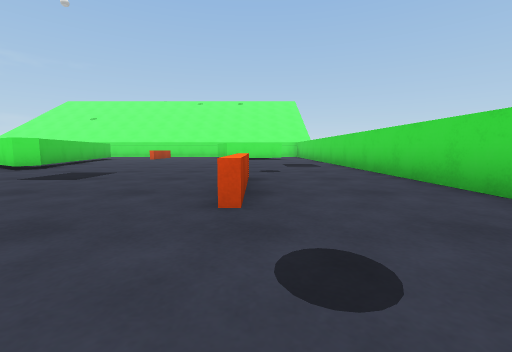
[1] (above)

21 first-person views from a walk through a scene from a Unity 3-D project. The camera is 0.51 m above the floor, tilts 6° down and sees 90° across. The floor is counted in squares, 1 m on a side. Each view is taken from the middle of a square. On the plan, view 1 faces up. The plan holds only what a view shows up to about 9 squares ahead; the rest is blank. The place goes on beyond the plan. The player is left out. Surface patterns are stand-ins for the level's own textures.

[2]
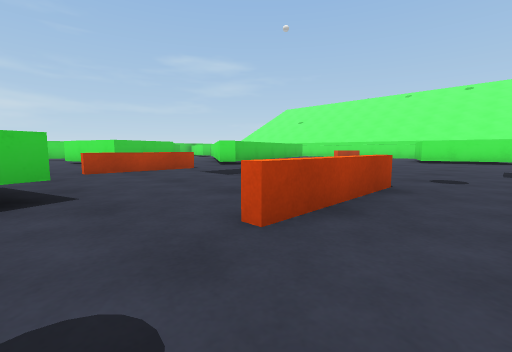

[3]
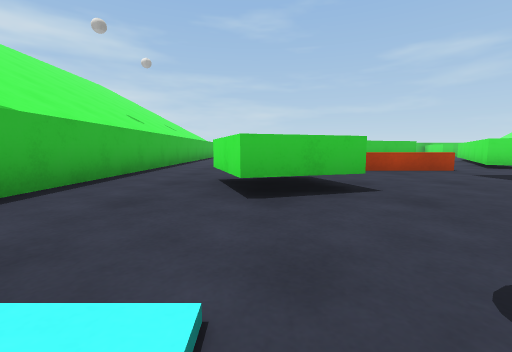

[4]
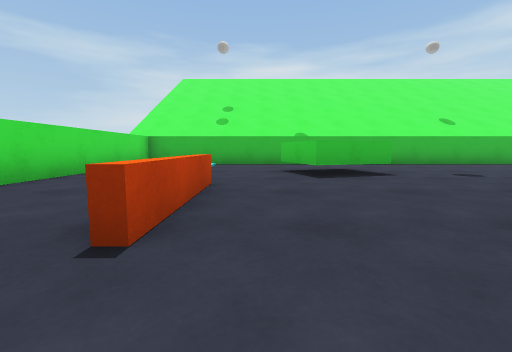

[5]
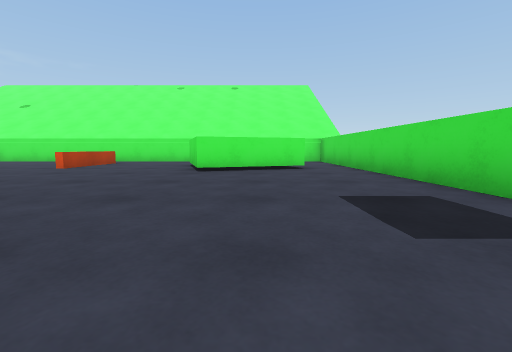

[6]
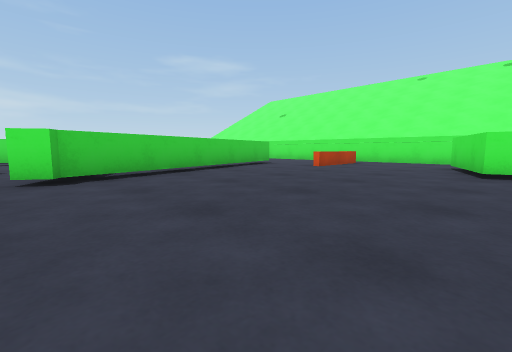

[7]
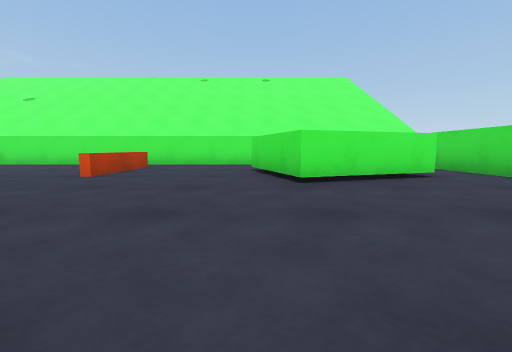

[8]
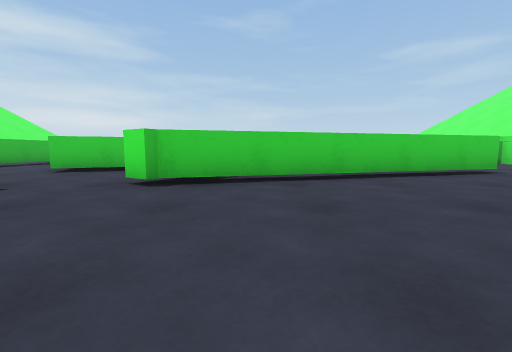

[9]
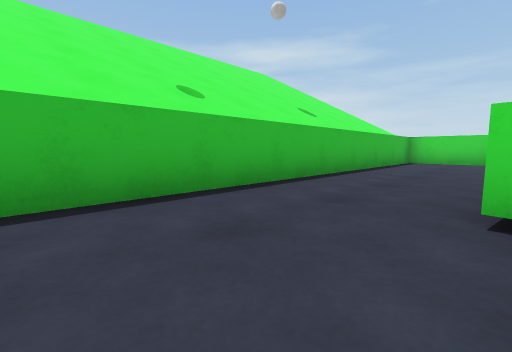

[10]
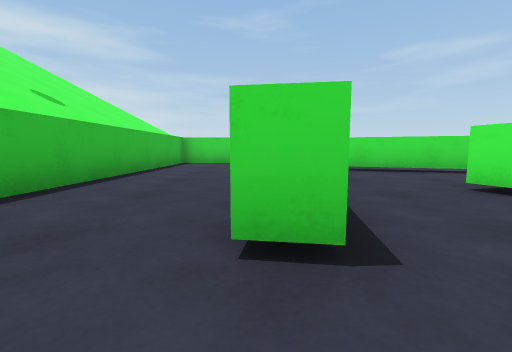

[11]
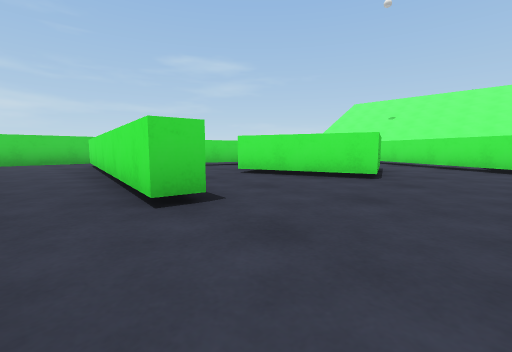

[12]
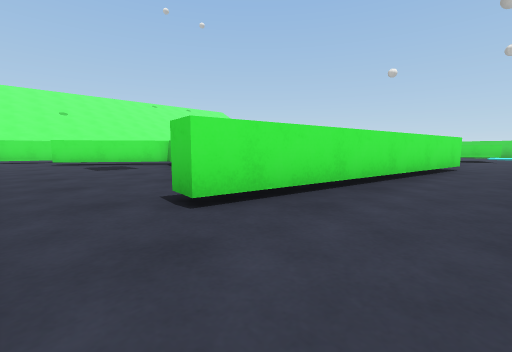

[13]
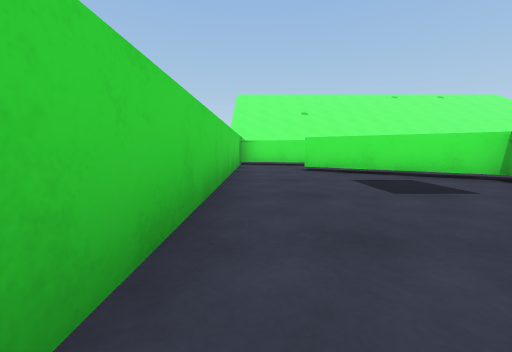

[14]
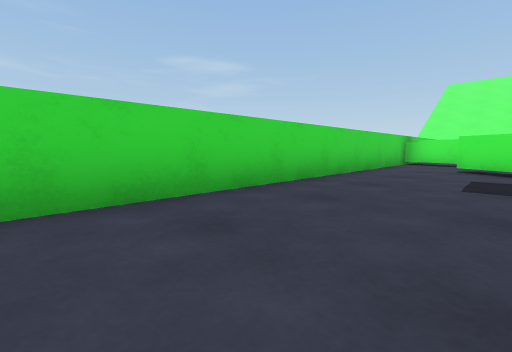

[15]
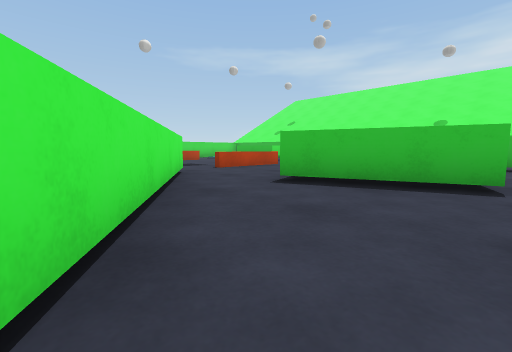

[16]
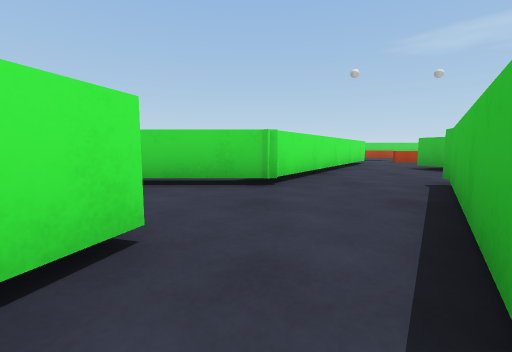

[17]
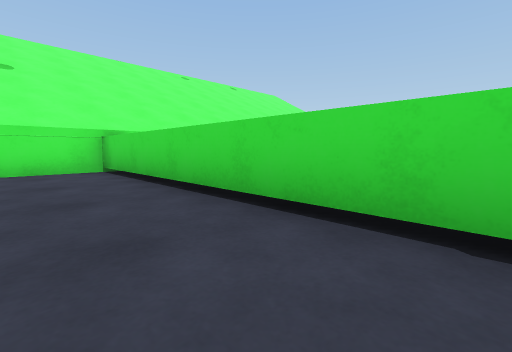

[18]
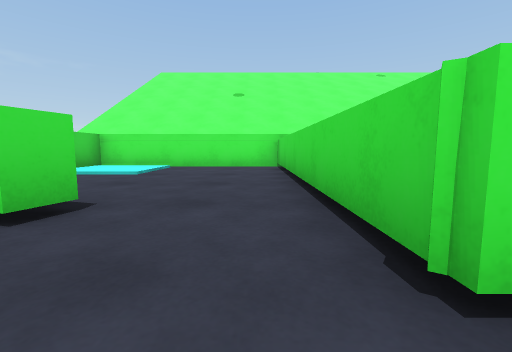

[19]
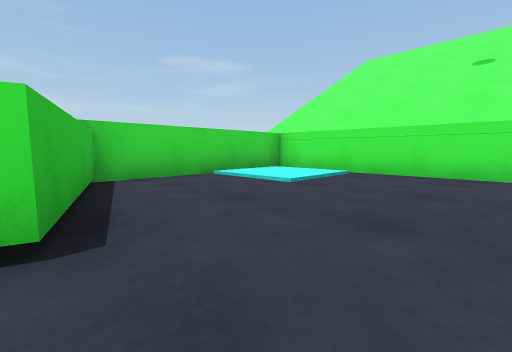

[20]
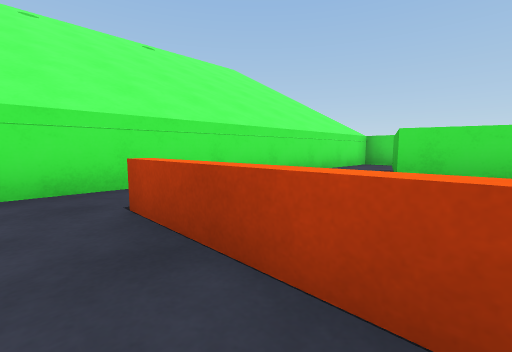

[21]
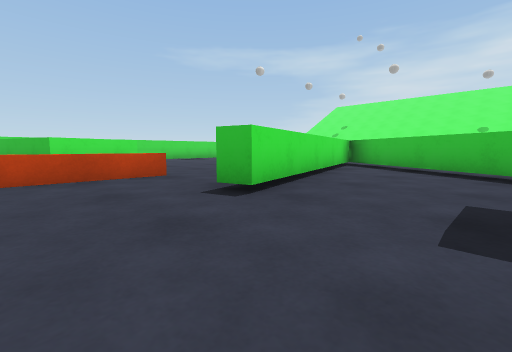

### Floor plan
Ten units are one square. View 1 is at (0, 0); x grows to the right and y downward. Boxes are objects, and circles mark ways between rooms. Rooms are numbered by the first view taken in them; rooms with no view inside come last. Other rooms are left out.
<svg viewBox="-171 -170 202 202">
<path fill="none" stroke="#000" d="M-54 -66 -57 -61 -69 -69M-39 -7 -21 -13 -16 2 -33 7M-84 -58 -76 -35 -103 -26M-81 -4 -81 1 -149 -9M-110 -8 -94 -6M-74 -131 -56 -66M13 -127 -13 -118 -16 -127M-165 -6 -165 24M-162 27 26 27 26 -125M-51 -48 -51 -21M-53 -21 -53 -48M-1 -48 -1 -21M-3 -21 -3 -48M-53 -126 -53 -135M-121 -67 -120 -71 -149 -91M-145 -109 -165 -115M-149 -9 -148 -14M-165 -120 -165 -6M-110 -49 -84 -58M-69 -69 -114 -98M-130 -83 -116 -74M-63 -70 -67 -83M-166 -121 -135 -111 -136 -106 -145 -109M-145 -94 -130 -83M-114 -98 -114 -165 -165 -165 -165 -120M-100 -95 -63 -70M-56 -165 -110 -165M-67 -83 -79 -130 -74 -131M-53 -135 -53 -152M-16 -127 -21 -141 5 -150M26 -125 26 -165 -56 -165M-51 -152 -51 -126M-123 -45 -131 -22"/>
<circle cx="-155" cy="0" r="3" fill="#2a7"/>
<circle cx="-70" cy="-60" r="3" fill="#2a7"/>
<circle cx="-60" cy="-130" r="3" fill="#2a7"/>
<circle cx="-35" cy="-135" r="3" fill="#2a7"/>
<circle cx="20" cy="-130" r="3" fill="#2a7"/>
<circle cx="-100" cy="-20" r="3" fill="#2a7"/>
<circle cx="-140" cy="-100" r="3" fill="#2a7"/>
<circle cx="-120" cy="-90" r="3" fill="#2a7"/>
<circle cx="-110" cy="-50" r="3" fill="#2a7"/>
<circle cx="-50" cy="-160" r="3" fill="#2a7"/>
<text x="-40" y="-40">1</text>
<text x="-150" y="-60">2</text>
<text x="-100" y="-70">3</text>
<text x="-140" y="-140">4</text>
<text x="-80" y="-130">5</text>
<text x="-10" y="-150">6</text>
<text x="-110" y="-30">7</text>
</svg>
Room 1 opens to room 2. Room 1 opens to room 3. Room 1 opens to room 5. Room 1 opens to room 6. Room 1 opens to room 7. Room 2 opens to room 4. Room 3 opens to room 4. Room 3 opens to room 7. Room 5 opens to room 6.

Where each view was taken, in squares from view 1:
view 1: 0 up, 0 right, facing up
view 2: 1 up, 1 right, facing up-left
view 3: 0 up, 1 right, facing left
view 4: 6 up, 1 left, facing down
view 5: 6 up, 0 right, facing up
view 6: 6 up, 1 left, facing up-left
view 7: 8 up, 2 left, facing up
view 8: 8 up, 2 left, facing left
view 9: 0 up, 6 left, facing down-left
view 10: 0 up, 7 left, facing left
view 11: 1 down, 6 left, facing up-left
view 12: 1 down, 16 left, facing up-right
view 13: 3 up, 16 left, facing up
view 14: 2 up, 14 left, facing up-left
view 15: 9 up, 11 left, facing down-right
view 16: 10 up, 15 left, facing right
view 17: 10 up, 13 left, facing up-right
view 18: 9 up, 12 left, facing up
view 19: 11 up, 12 left, facing up-left
view 20: 13 up, 6 left, facing up-right
view 21: 15 up, 10 left, facing down-right
